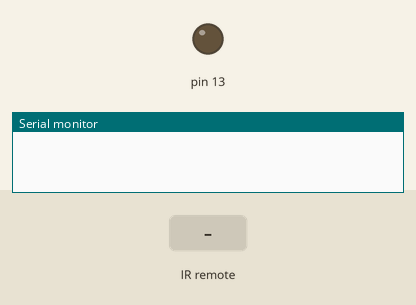
A sketch run on a simulated Arduino Uno, built with avr-gcc and run on an emulated ATmega328P. Shown: output pins drawn as LEDs (lit = HIGH), the last lines printed to the serial monitor. The inputs (shaded band) are chosen by the test bench.

Above: at 1.2 s.
1.3 s: infrared code 0x3D9AE3F7 received
At 2.2 s:
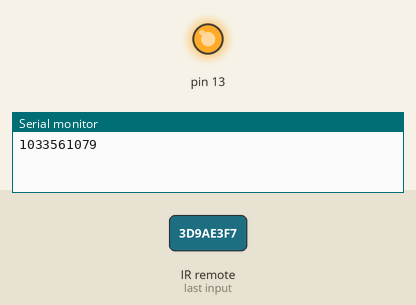
2.8 s: infrared code 0x9716BE3F received
At 3.4 s:
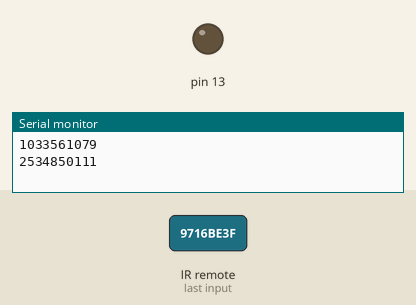
Timing chart, 0 to 5.8 s (numbered marks = the images above; inputs shaded):
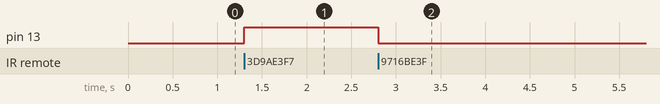

Measured:
- after the input at 1.3 s, pin 13: LOW → HIGH at once
- after the input at 2.8 s, pin 13: HIGH → LOW at once

The sketch:

_8-iot-Infrarot.ino
```cpp
#include <IRremote.h>

int RECV_PIN = 11;

IRrecv irrecv(RECV_PIN);

decode_results results;
void setup()
{
  Serial.begin(9600);
  pinMode (13, OUTPUT);
  digitalWrite(13, LOW);
  irrecv.enableIRIn();
}

void loop() {
  if (irrecv.decode(&results)) {
    Serial.println(results.value, DEC);
    if (results.value == 1033561079) // 2
    {
      digitalWrite (13, HIGH);
    }
    if (results.value == 2534850111) // 1
    {
      digitalWrite (13, LOW);
    }
    irrecv.resume(); // Receive the next value
  }
}
```
